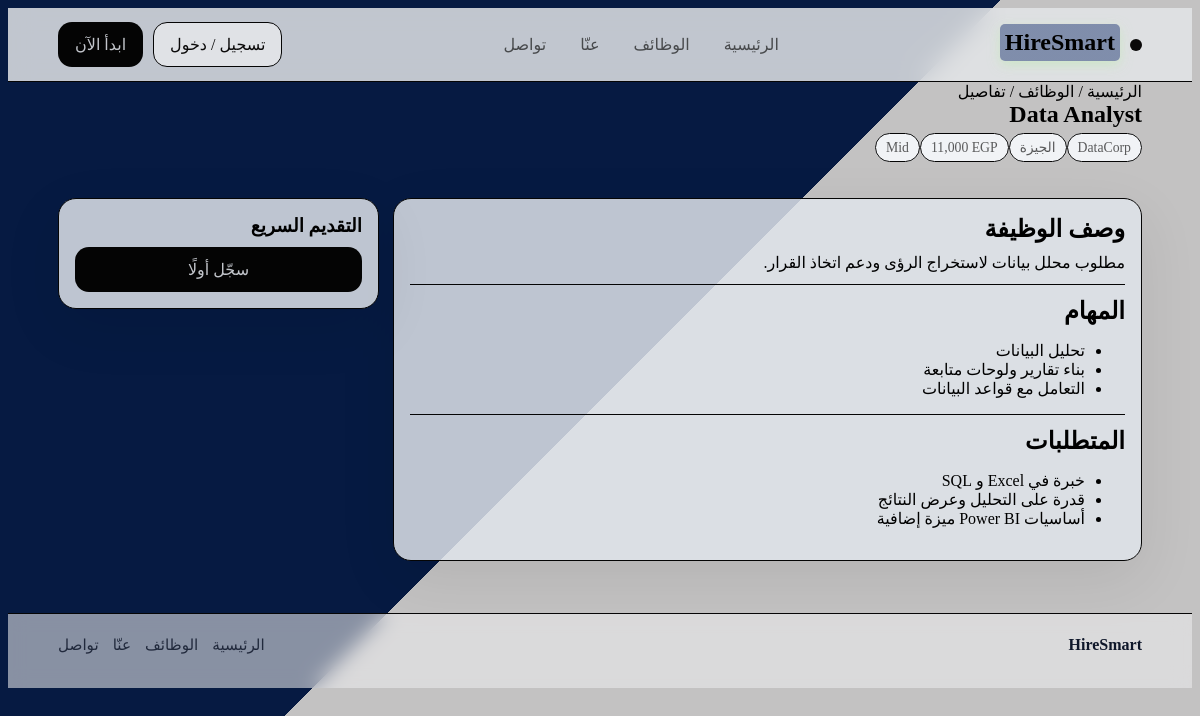
Screenshot of /job-details.php?id=3 with the database file from the repository.
### tables this page shows
CREATE TABLE jobs (
    id INT AUTO_INCREMENT PRIMARY KEY,
    title VARCHAR(150) NOT NULL,
    company VARCHAR(150) NOT NULL,
    location VARCHAR(100) NOT NULL,
    level VARCHAR(50) NOT NULL,
    employment_type VARCHAR(50) NOT NULL DEFAULT 'Full-time',
    salary VARCHAR(100) DEFAULT NULL,
    description TEXT NOT NULL,
    responsibilities TEXT NOT NULL,
    requirements TEXT NOT NULL,
    skills TEXT NOT NULL,
    is_active TINYINT(1) NOT NULL DEFAULT 1,
    created_at TIMESTAMP DEFAULT CURRENT_TIMESTAMP
);

### includes/auth.php (called while the page is built, shortened)
<?php
if (!function_exists('e')) {
    function e($value): string {
        return htmlspecialchars((string)$value, ENT_QUOTES, 'UTF-8');
    }
}
function isLoggedIn(): bool {
    return isset($_SESSION['user']) && is_array($_SESSION['user']);
}
?>

### job-details.php (the view, shortened to what this page needs)
<?php
require_once 'config/db.php';
$jobId = (int)($_GET['id'] ?? 0);
$stmt = $pdo->prepare("SELECT * FROM jobs WHERE id = ? AND is_active = 1");
$stmt->execute([$jobId]);
$job = $stmt->fetch();
include 'includes/header.php';
?>
<section class="pagehead"><div class="container"><div class="breadcrumb">الرئيسية / الوظائف / تفاصيل</div><h1><?= e($job['title']) ?></h1><div class="kv"><span class="tag"><?= e($job['company']) ?></span><span class="tag"><?= e($job['location']) ?></span><span class="tag"><?= e($job['level']) ?></span><span class="tag"><?= e($job['salary']) ?></span></div></div></section>
<section class="section"><div class="container layout">
  <div class="card">
    <h2>وصف الوظيفة</h2><p><?= nl2br(e($job['description'])) ?></p>
    <div class="divider"></div>
    <h2>المهام</h2><ul class="list"><?php foreach (explode("\n", $job['responsibilities']) as $item): if (trim($item)!==''): ?><li><?= e(trim($item)) ?></li><?php endif; endforeach; ?></ul>
    <div class="divider"></div>
    <h2>المتطلبات</h2><ul class="list"><?php foreach (explode("\n", $job['requirements']) as $item): if (trim($item)!==''): ?><li><?= e(trim($item)) ?></li><?php endif; endforeach; ?></ul>
  </div>
  <aside class="sidebar">
    <div class="card">
      <h3>التقديم السريع</h3>
      <?php if (!isLoggedIn()): ?>
        <a class="btn btn--primary" style="width:100%" href="auth.php">سجّل أولًا</a>
      <?php elseif (isAdmin()): ?>
        <div class="alert alert--info">أنت مسجل كـ HR.</div>
      <?php endif; ?>
    </div>
  </aside>
</div></section>
<?php include 'includes/footer.php'; ?>

### assets/css/styles.css (style rules this page uses)
:root { --bg: #7c9ad6; --card: rgb(0, 0, 0); --text: rgb(10, 9, 9); --muted: rgba(8, 8, 8, 0.65); --line: rgb(5, 5, 5); --primary: #040404; --primary2:#003cb3fb; --shadow: 0 18px 60px rgba(0,0,0,.08); --radius: 18px; --radius2: 26px; --max: 1120px; --font: system-ui, -apple-system, "Segoe UI", Tahoma, Arial, sans-serif; }
* { box-sizing:border-box }
.html,body { height:100% }
a { color:inherit; text-decoration:none }
h1,h2,h3 { margin:0 0 10px }
p { margin:0 0 12px }
.container { max-width: var(--max); margin:auto; padding: 0 18px }
.btn { display:inline-flex; align-items:center; justify-content:center; gap:10px; padding:12px 16px; border-radius:14px; border:1px solid var(--line); background: rgba(244, 245, 248, 0.85); color: var(--text); cursor:pointer; transition:.2s ease; }
.btn--primary { background: var(--primary); color:rgba(228, 232, 238, 0.85); border-color:transparent; }
.card { background: rgba(224, 228, 234, 0.85); border:1px solid var(--line); border-radius: var(--radius); box-shadow: var(--shadow); padding:16px; }
.divider { height:1px; background: var(--line); margin:12px 0; }
.tag { padding:6px 10px; border-radius:999px; border:1px solid var(--line); background:rgba(250, 252, 255, 0.85); color: var(--muted); font-size:.86rem; }
.section { padding:42px 0 }
.layout { display:grid; grid-template-columns:1.4fr .6fr; gap:14px; }
body { flex-basis: auto; background: linear-gradient(135deg, #082052 50%, #f3f2f2 50%); background-size: cover; background-position: center; background-repeat: no-repeat; background-attachment: fixed; }
body::before { content: ""; position: fixed; inset: 0; background: rgba(0,0,0,0.20); z-index: -1; }

### rows the page displays
jobs: title "Data Analyst", company "DataCorp", location "الجيزة", level "Mid", salary "11,000 EGP", description "مطلوب محلل بيانات لاستخراج الرؤى ودعم اتخاذ القرار.", responsibilities "تحليل البيانات", responsibilities "بناء تقارير ولوحات متابعة", responsibilities "التعامل مع قواعد البيانات", requirements "خبرة في Excel و SQL", requirements "قدرة على التحليل وعرض النتائج", requirements "أساسيات Power BI ميزة إضافية"
